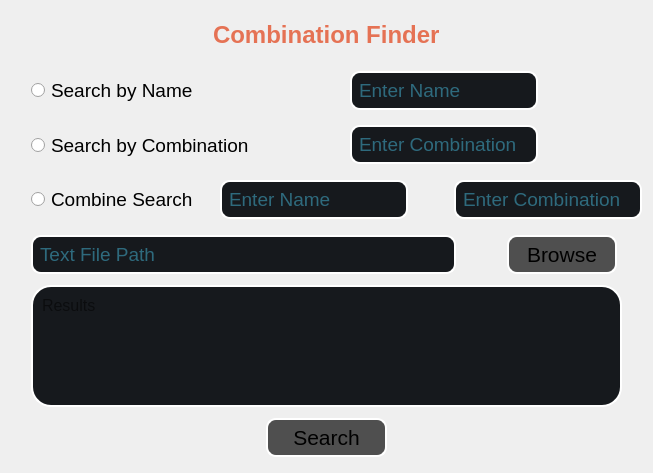
            <widget class="QWidget" name="searchPage">
             <layout class="QVBoxLayout" name="verticalLayout_9">
              <item>
               <layout class="QVBoxLayout" name="verticalLayout_8" stretch="2,2,2,2,2,2,2">
                <item>
                 <layout class="QHBoxLayout" name="horizontalLayout_10">
                  <item alignment="Qt::AlignHCenter|Qt::AlignVCenter">
                   <widget class="QLabel" name="label">
                    <property name="font">
                     <font>
                      <pointsize>18</pointsize>
                      <weight>75</weight>
                      <bold>true</bold>
                     </font>
                    </property>
                    <property name="styleSheet">
                     <string notr="true">color:#E57254;</string>
                    </property>
                    <property name="text">
                     <string>Combination Finder</string>
                    </property>
                   </widget>
                  </item>
                 </layout>
                </item>
                <item>
                 <layout class="QHBoxLayout" name="horizontalLayout_8">
                  <item alignment="Qt::AlignLeft|Qt::AlignVCenter">
                   <widget class="QRadioButton" name="byName_radio">
                    <property name="font">
                     <font>
                      <pointsize>14</pointsize>
                     </font>
                    </property>
                    <property name="styleSheet">
                     <string notr="true">margin-left:20px;</string>
                    </property>
                    <property name="text">
                     <string>Search by Name</string>
                    </property>
                   </widget>
                  </item>
                  <item alignment="Qt::AlignLeft|Qt::AlignVCenter">
                   <widget class="QLineEdit" name="byName_edit">
                    <property name="font">
                     <font>
                      <pointsize>14</pointsize>
                     </font>
                    </property>
                    <property name="styleSheet">
                     <string notr="true">border : 2px solid white;
border-radius : 10px;
margin-left:20px;
margin-right:20px;
padding:5px;
background-color:#16191d;
color:#46BCDE;</string>
                    </property>
                    <property name="placeholderText">
                     <string>Enter Name</string>
                    </property>
                   </widget>
                  </item>
                 </layout>
                </item>
                <item>
                 <layout class="QHBoxLayout" name="horizontalLayout_7">
                  <item alignment="Qt::AlignLeft|Qt::AlignVCenter">
                   <widget class="QRadioButton" name="byCombo_radio">
                    <property name="font">
                     <font>
                      <pointsize>14</pointsize>
                     </font>
                    </property>
                    <property name="styleSheet">
                     <string notr="true">margin-left:20px;</string>
                    </property>
                    <property name="text">
                     <string>Search by Combination</string>
                    </property>
                   </widget>
                  </item>
                  <item alignment="Qt::AlignLeft|Qt::AlignVCenter">
                   <widget class="QLineEdit" name="byCombo_edit">
                    <property name="font">
                     <font>
                      <pointsize>14</pointsize>
                     </font>
                    </property>
                    <property name="styleSheet">
                     <string notr="true">border : 2px solid white;
border-radius : 10px;
margin-left:20px;
margin-right:20px;
padding:5px;
background-color:#16191d;
color:#46BCDE;</string>
                    </property>
                    <property name="placeholderText">
                     <string>Enter Combination</string>
                    </property>
                   </widget>
                  </item>
                 </layout>
                </item>
                <item>
                 <layout class="QHBoxLayout" name="horizontalLayout_15">
                  <item alignment="Qt::AlignLeft|Qt::AlignVCenter">
                   <widget class="QRadioButton" name="byCombine_radio">
                    <property name="font">
                     <font>
                      <pointsize>14</pointsize>
                     </font>
                    </property>
                    <property name="styleSheet">
                     <string notr="true">margin-left:20px;</string>
                    </property>
                    <property name="text">
                     <string>Combine Search</string>
                    </property>
                   </widget>
                  </item>
                  <item alignment="Qt::AlignLeft|Qt::AlignVCenter">
                   <widget class="QLineEdit" name="byCombineName_edit">
                    <property name="font">
                     <font>
                      <pointsize>14</pointsize>
                     </font>
                    </property>
                    <property name="styleSheet">
                     <string notr="true">border : 2px solid white;
border-radius : 10px;
margin-left:20px;
margin-right:20px;
padding:5px;
background-color:#16191d;
color:#46BCDE;</string>
                    </property>
                    <property name="text">
                     <string/>
                    </property>
                    <property name="placeholderText">
                     <string>Enter Name</string>
                    </property>
                   </widget>
                  </item>
                  <item alignment="Qt::AlignHCenter|Qt::AlignVCenter">
                   <widget class="QLineEdit" name="byCombineCombo_edit">
                    <property name="font">
                     <font>
                      <pointsize>14</pointsize>
                     </font>
                    </property>
                    <property name="styleSheet">
                     <string notr="true">border : 2px solid white;
border-radius : 10px;
margin-left:20px;
padding:5px;
background-color:#16191d;
color:#46BCDE;</string>
                    </property>
                    <property name="placeholderText">
                     <string>Enter Combination</string>
                    </property>
                   </widget>
                  </item>
                 </layout>
                </item>
                <item>
                 <layout class="QHBoxLayout" name="horizontalLayout_9">
                  <item alignment="Qt::AlignVCenter">
                   <widget class="QLineEdit" name="filePath_edit">
                    <property name="font">
                     <font>
                      <pointsize>14</pointsize>
                     </font>
                    </property>
                    <property name="styleSheet">
                     <string notr="true">border : 2px solid white;
border-radius : 10px;
margin-left:20px;
margin-right:40px;
padding:5px;
background-color:#16191d;
color:#46BCDE;</string>
                    </property>
                    <property name="placeholderText">
                     <string>Text File Path</string>
                    </property>
                   </widget>
                  </item>
                  <item alignment="Qt::AlignVCenter">
                   <widget class="QPushButton" name="browseBtn">
                    <property name="font">
                     <font>
                      <pointsize>16</pointsize>
                     </font>
                    </property>
                    <property name="cursor">
                     <cursorShape>PointingHandCursor</cursorShape>
                    </property>
                    <property name="styleSheet">
                     <string notr="true">QPushButton{
border:2px solid white;
border-radius:10px;
padding-left:18px;
padding-right:18px;
padding-top:5px;
padding-bottom:5px;
margin-left:5px;
margin-right:25px;
background-color: rgb(79, 79, 79)
}

QPushButton:hover{
background-color:#E57254;
}</string>
                    </property>
                    <property name="text">
                     <string>Browse</string>
                    </property>
                   </widget>
                  </item>
                 </layout>
                </item>
                <item>
                 <layout class="QHBoxLayout" name="horizontalLayout_6">
                  <item alignment="Qt::AlignVCenter">
                   <widget class="QTextEdit" name="results_textEdit_search">
                    <property name="font">
                     <font>
                      <pointsize>12</pointsize>
                     </font>
                    </property>
                    <property name="styleSheet">
                     <string notr="true">border : 2px solid white;
border-radius : 20px;
margin-left:20px;
margin-right:20px;
padding:5px;
background-color:#16191d;</string>
                    </property>
                    <property name="readOnly">
                     <bool>true</bool>
                    </property>
                    <property name="tabStopWidth">
                     <number>80</number>
                    </property>
                    <property name="placeholderText">
                     <string>Results</string>
                    </property>
                   </widget>
                  </item>
                 </layout>
                </item>
                <item>
                 <layout class="QHBoxLayout" name="horizontalLayout_5">
                  <item alignment="Qt::AlignHCenter|Qt::AlignVCenter">
                   <widget class="QPushButton" name="searchBtn">
                    <property name="font">
                     <font>
                      <pointsize>16</pointsize>
                     </font>
                    </property>
                    <property name="cursor">
                     <cursorShape>PointingHandCursor</cursorShape>
                    </property>
                    <property name="styleSheet">
                     <string notr="true">QPushButton{
border:2px solid white;
border-radius:10px;
padding-left:25px;
padding-right:25px;
padding-top:5px;
padding-bottom:5px;
margin-left:5px;
margin-right:5px;
background-color: rgb(79, 79, 79)
}

QPushButton:hover{
background-color:#23C99A;
}</string>
                    </property>
                    <property name="text">
                     <string>Search</string>
                    </property>
                   </widget>
                  </item>
                 </layout>
                </item>
               </layout>
              </item>
             </layout>
            </widget>
